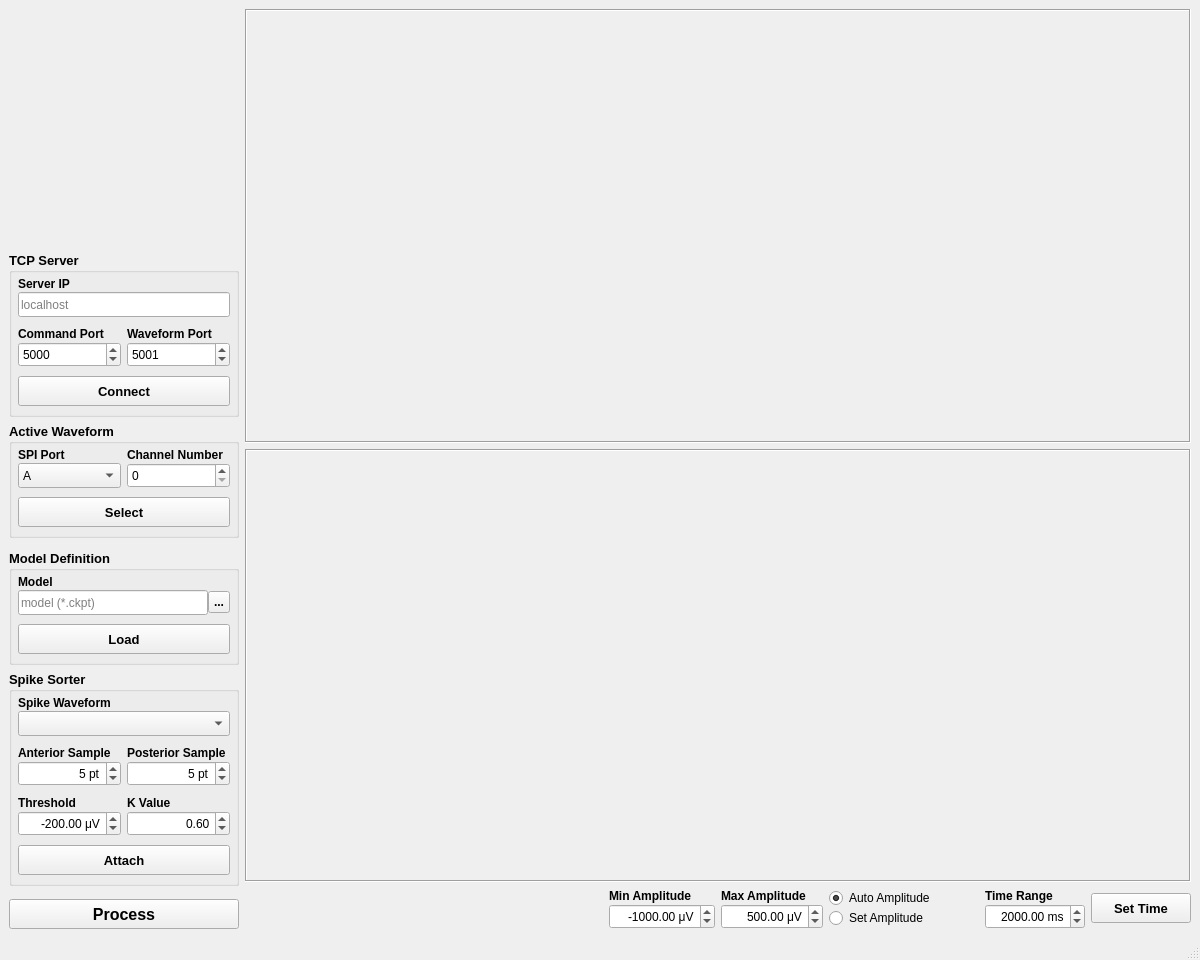
<?xml version="1.0" encoding="UTF-8"?>
<ui version="4.0">
 <class>ParusRtpWindow</class>
 <widget class="QMainWindow" name="ParusRtpWindow">
  <property name="geometry">
   <rect>
    <x>0</x>
    <y>0</y>
    <width>1200</width>
    <height>960</height>
   </rect>
  </property>
  <property name="minimumSize">
   <size>
    <width>1200</width>
    <height>960</height>
   </size>
  </property>
  <property name="windowTitle">
   <string>Parus - Realtime Spike Sorting</string>
  </property>
  <widget class="QWidget" name="centralWidget">
   <layout class="QHBoxLayout" name="centralLayout" stretch="0,1">
    <item>
     <layout class="QVBoxLayout" name="ctrlLayout">
      <item>
       <widget class="QFrame" name="logoFrame">
        <property name="sizePolicy">
         <sizepolicy hsizetype="Preferred" vsizetype="Preferred">
          <horstretch>1</horstretch>
          <verstretch>1</verstretch>
         </sizepolicy>
        </property>
        <property name="minimumSize">
         <size>
          <width>230</width>
          <height>230</height>
         </size>
        </property>
        <property name="maximumSize">
         <size>
          <width>230</width>
          <height>230</height>
         </size>
        </property>
        <property name="frameShape">
         <enum>QFrame::Shape::NoFrame</enum>
        </property>
        <property name="frameShadow">
         <enum>QFrame::Shadow::Plain</enum>
        </property>
        <layout class="QVBoxLayout" name="logoLayout"/>
       </widget>
      </item>
      <item>
       <spacer name="ctrlUpSpacer">
        <property name="orientation">
         <enum>Qt::Orientation::Vertical</enum>
        </property>
        <property name="sizeHint" stdset="0">
         <size>
          <width>20</width>
          <height>40</height>
         </size>
        </property>
       </spacer>
      </item>
      <item>
       <widget class="QGroupBox" name="svrGroup">
        <property name="minimumSize">
         <size>
          <width>125</width>
          <height>165</height>
         </size>
        </property>
        <property name="maximumSize">
         <size>
          <width>16777215</width>
          <height>165</height>
         </size>
        </property>
        <property name="font">
         <font>
          <pointsize>10</pointsize>
          <bold>true</bold>
         </font>
        </property>
        <property name="title">
         <string>TCP Server</string>
        </property>
        <layout class="QVBoxLayout" name="svrGroupLayout">
         <property name="leftMargin">
          <number>6</number>
         </property>
         <property name="topMargin">
          <number>0</number>
         </property>
         <property name="rightMargin">
          <number>6</number>
         </property>
         <property name="bottomMargin">
          <number>3</number>
         </property>
         <item>
          <layout class="QVBoxLayout" name="ipLayout">
           <property name="spacing">
            <number>0</number>
           </property>
           <item>
            <widget class="QLabel" name="ipLabel">
             <property name="minimumSize">
              <size>
               <width>100</width>
               <height>16</height>
              </size>
             </property>
             <property name="maximumSize">
              <size>
               <width>16777215</width>
               <height>16</height>
              </size>
             </property>
             <property name="font">
              <font>
               <pointsize>9</pointsize>
               <bold>true</bold>
              </font>
             </property>
             <property name="text">
              <string>Server IP</string>
             </property>
            </widget>
           </item>
           <item>
            <widget class="QLineEdit" name="ipLine">
             <property name="minimumSize">
              <size>
               <width>100</width>
               <height>25</height>
              </size>
             </property>
             <property name="maximumSize">
              <size>
               <width>16777215</width>
               <height>25</height>
              </size>
             </property>
             <property name="font">
              <font>
               <pointsize>9</pointsize>
               <bold>false</bold>
              </font>
             </property>
             <property name="placeholderText">
              <string>localhost</string>
             </property>
            </widget>
           </item>
          </layout>
         </item>
         <item>
          <layout class="QHBoxLayout" name="svrPortLayout">
           <item>
            <layout class="QVBoxLayout" name="portCmdLayout">
             <property name="spacing">
              <number>0</number>
             </property>
             <item>
              <widget class="QLabel" name="portCmdLabel">
               <property name="minimumSize">
                <size>
                 <width>100</width>
                 <height>16</height>
                </size>
               </property>
               <property name="maximumSize">
                <size>
                 <width>16777215</width>
                 <height>16</height>
                </size>
               </property>
               <property name="font">
                <font>
                 <pointsize>9</pointsize>
                 <bold>true</bold>
                </font>
               </property>
               <property name="text">
                <string>Command Port</string>
               </property>
              </widget>
             </item>
             <item>
              <widget class="QSpinBox" name="portCmdSpinbox">
               <property name="minimumSize">
                <size>
                 <width>100</width>
                 <height>25</height>
                </size>
               </property>
               <property name="maximumSize">
                <size>
                 <width>16777215</width>
                 <height>25</height>
                </size>
               </property>
               <property name="font">
                <font>
                 <pointsize>9</pointsize>
                 <bold>false</bold>
                </font>
               </property>
               <property name="maximum">
                <number>65535</number>
               </property>
               <property name="value">
                <number>5000</number>
               </property>
              </widget>
             </item>
            </layout>
           </item>
           <item>
            <layout class="QVBoxLayout" name="portWfmLayout">
             <property name="spacing">
              <number>0</number>
             </property>
             <item>
              <widget class="QLabel" name="portWfmLabel">
               <property name="minimumSize">
                <size>
                 <width>100</width>
                 <height>16</height>
                </size>
               </property>
               <property name="maximumSize">
                <size>
                 <width>16777215</width>
                 <height>16</height>
                </size>
               </property>
               <property name="font">
                <font>
                 <pointsize>9</pointsize>
                 <bold>true</bold>
                </font>
               </property>
               <property name="text">
                <string>Waveform Port</string>
               </property>
              </widget>
             </item>
             <item>
              <widget class="QSpinBox" name="portWfmSpinbox">
               <property name="minimumSize">
                <size>
                 <width>100</width>
                 <height>25</height>
                </size>
               </property>
               <property name="maximumSize">
                <size>
                 <width>16777215</width>
                 <height>25</height>
                </size>
               </property>
               <property name="font">
                <font>
                 <pointsize>9</pointsize>
                 <bold>false</bold>
                </font>
               </property>
               <property name="maximum">
                <number>65535</number>
               </property>
               <property name="value">
                <number>5001</number>
               </property>
              </widget>
             </item>
            </layout>
           </item>
          </layout>
         </item>
         <item>
          <widget class="QPushButton" name="svrConnectButton">
           <property name="minimumSize">
            <size>
             <width>100</width>
             <height>30</height>
            </size>
           </property>
           <property name="maximumSize">
            <size>
             <width>16777215</width>
             <height>30</height>
            </size>
           </property>
           <property name="text">
            <string>Connect</string>
           </property>
          </widget>
         </item>
        </layout>
       </widget>
      </item>
      <item>
       <widget class="QGroupBox" name="wfmGroup">
        <property name="minimumSize">
         <size>
          <width>125</width>
          <height>115</height>
         </size>
        </property>
        <property name="maximumSize">
         <size>
          <width>16777215</width>
          <height>115</height>
         </size>
        </property>
        <property name="font">
         <font>
          <pointsize>10</pointsize>
          <bold>true</bold>
         </font>
        </property>
        <property name="title">
         <string>Active Waveform</string>
        </property>
        <layout class="QVBoxLayout" name="wfmGroupLayout">
         <property name="leftMargin">
          <number>6</number>
         </property>
         <property name="topMargin">
          <number>0</number>
         </property>
         <property name="rightMargin">
          <number>6</number>
         </property>
         <property name="bottomMargin">
          <number>3</number>
         </property>
         <item>
          <layout class="QHBoxLayout" name="chStrLayout">
           <item>
            <layout class="QVBoxLayout" name="spiLayout">
             <property name="spacing">
              <number>0</number>
             </property>
             <item>
              <widget class="QLabel" name="spiLabel">
               <property name="minimumSize">
                <size>
                 <width>100</width>
                 <height>16</height>
                </size>
               </property>
               <property name="maximumSize">
                <size>
                 <width>16777215</width>
                 <height>16</height>
                </size>
               </property>
               <property name="font">
                <font>
                 <pointsize>9</pointsize>
                 <bold>true</bold>
                </font>
               </property>
               <property name="text">
                <string>SPI Port</string>
               </property>
              </widget>
             </item>
             <item>
              <widget class="QComboBox" name="spiCombo">
               <property name="minimumSize">
                <size>
                 <width>100</width>
                 <height>25</height>
                </size>
               </property>
               <property name="maximumSize">
                <size>
                 <width>16777215</width>
                 <height>25</height>
                </size>
               </property>
               <property name="font">
                <font>
                 <pointsize>9</pointsize>
                 <bold>false</bold>
                </font>
               </property>
               <item>
                <property name="text">
                 <string>A</string>
                </property>
               </item>
               <item>
                <property name="text">
                 <string>B</string>
                </property>
               </item>
               <item>
                <property name="text">
                 <string>C</string>
                </property>
               </item>
               <item>
                <property name="text">
                 <string>D</string>
                </property>
               </item>
              </widget>
             </item>
            </layout>
           </item>
           <item>
            <layout class="QVBoxLayout" name="chLayout">
             <property name="spacing">
              <number>0</number>
             </property>
             <item>
              <widget class="QLabel" name="chLabel">
               <property name="minimumSize">
                <size>
                 <width>100</width>
                 <height>16</height>
                </size>
               </property>
               <property name="maximumSize">
                <size>
                 <width>16777215</width>
                 <height>16</height>
                </size>
               </property>
               <property name="font">
                <font>
                 <pointsize>9</pointsize>
                 <bold>true</bold>
                </font>
               </property>
               <property name="text">
                <string>Channel Number</string>
               </property>
              </widget>
             </item>
             <item>
              <widget class="QSpinBox" name="chSpinbox">
               <property name="minimumSize">
                <size>
                 <width>100</width>
                 <height>25</height>
                </size>
               </property>
               <property name="maximumSize">
                <size>
                 <width>16777215</width>
                 <height>25</height>
                </size>
               </property>
               <property name="font">
                <font>
                 <pointsize>9</pointsize>
                 <bold>false</bold>
                </font>
               </property>
               <property name="maximum">
                <number>127</number>
               </property>
               <property name="value">
                <number>0</number>
               </property>
              </widget>
             </item>
            </layout>
           </item>
          </layout>
         </item>
         <item>
          <widget class="QPushButton" name="wfmSelectButton">
           <property name="minimumSize">
            <size>
             <width>100</width>
             <height>30</height>
            </size>
           </property>
           <property name="maximumSize">
            <size>
             <width>16777215</width>
             <height>30</height>
            </size>
           </property>
           <property name="toolTip">
            <string>Connect to server first to enable channel selection</string>
           </property>
           <property name="text">
            <string>Select</string>
           </property>
          </widget>
         </item>
        </layout>
       </widget>
      </item>
      <item>
       <spacer name="ctrlMiSpacer">
        <property name="orientation">
         <enum>Qt::Orientation::Vertical</enum>
        </property>
        <property name="sizeHint" stdset="0">
         <size>
          <width>20</width>
          <height>40</height>
         </size>
        </property>
       </spacer>
      </item>
      <item>
       <widget class="QGroupBox" name="modGroup">
        <property name="minimumSize">
         <size>
          <width>125</width>
          <height>115</height>
         </size>
        </property>
        <property name="maximumSize">
         <size>
          <width>16777215</width>
          <height>115</height>
         </size>
        </property>
        <property name="font">
         <font>
          <pointsize>10</pointsize>
          <bold>true</bold>
         </font>
        </property>
        <property name="title">
         <string>Model Definition</string>
        </property>
        <layout class="QVBoxLayout" name="modGroupLayout">
         <property name="leftMargin">
          <number>6</number>
         </property>
         <property name="topMargin">
          <number>0</number>
         </property>
         <property name="rightMargin">
          <number>6</number>
         </property>
         <property name="bottomMargin">
          <number>3</number>
         </property>
         <item>
          <layout class="QVBoxLayout" name="modelLayout">
           <property name="spacing">
            <number>0</number>
           </property>
           <item>
            <widget class="QLabel" name="modelLabel">
             <property name="minimumSize">
              <size>
               <width>100</width>
               <height>16</height>
              </size>
             </property>
             <property name="maximumSize">
              <size>
               <width>16777215</width>
               <height>16</height>
              </size>
             </property>
             <property name="font">
              <font>
               <pointsize>9</pointsize>
               <bold>true</bold>
              </font>
             </property>
             <property name="text">
              <string>Model</string>
             </property>
            </widget>
           </item>
           <item>
            <layout class="QHBoxLayout" name="ckptLayout">
             <item>
              <widget class="QLineEdit" name="modelPath">
               <property name="minimumSize">
                <size>
                 <width>100</width>
                 <height>25</height>
                </size>
               </property>
               <property name="maximumSize">
                <size>
                 <width>16777215</width>
                 <height>25</height>
                </size>
               </property>
               <property name="font">
                <font>
                 <pointsize>9</pointsize>
                 <bold>false</bold>
                </font>
               </property>
               <property name="placeholderText">
                <string>model (*.ckpt)</string>
               </property>
              </widget>
             </item>
             <item>
              <widget class="QToolButton" name="modelSelect">
               <property name="minimumSize">
                <size>
                 <width>22</width>
                 <height>22</height>
                </size>
               </property>
               <property name="maximumSize">
                <size>
                 <width>22</width>
                 <height>22</height>
                </size>
               </property>
               <property name="font">
                <font>
                 <pointsize>9</pointsize>
                 <bold>true</bold>
                </font>
               </property>
               <property name="text">
                <string>...</string>
               </property>
              </widget>
             </item>
            </layout>
           </item>
          </layout>
         </item>
         <item>
          <widget class="QPushButton" name="modLoadButton">
           <property name="minimumSize">
            <size>
             <width>100</width>
             <height>30</height>
            </size>
           </property>
           <property name="maximumSize">
            <size>
             <width>16777215</width>
             <height>30</height>
            </size>
           </property>
           <property name="text">
            <string>Load</string>
           </property>
          </widget>
         </item>
        </layout>
       </widget>
      </item>
      <item>
       <widget class="QGroupBox" name="srtGroup">
        <property name="minimumSize">
         <size>
          <width>125</width>
          <height>215</height>
         </size>
        </property>
        <property name="maximumSize">
         <size>
          <width>16777215</width>
          <height>215</height>
         </size>
        </property>
        <property name="font">
         <font>
          <pointsize>10</pointsize>
          <bold>true</bold>
         </font>
        </property>
        <property name="title">
         <string>Spike Sorter</string>
        </property>
        <layout class="QVBoxLayout" name="srtGroupLayout">
         <property name="leftMargin">
          <number>6</number>
         </property>
         <property name="topMargin">
          <number>0</number>
         </property>
         <property name="rightMargin">
          <number>6</number>
         </property>
         <property name="bottomMargin">
          <number>3</number>
         </property>
         <item>
          <layout class="QVBoxLayout" name="srtWfmLayout">
           <property name="spacing">
            <number>0</number>
           </property>
           <item>
            <widget class="QLabel" name="srtWfmLabel">
             <property name="minimumSize">
              <size>
               <width>100</width>
               <height>16</height>
              </size>
             </property>
             <property name="maximumSize">
              <size>
               <width>16777215</width>
               <height>16</height>
              </size>
             </property>
             <property name="font">
              <font>
               <pointsize>9</pointsize>
               <bold>true</bold>
              </font>
             </property>
             <property name="text">
              <string>Spike Waveform</string>
             </property>
            </widget>
           </item>
           <item>
            <widget class="QComboBox" name="srtWfmCombo">
             <property name="minimumSize">
              <size>
               <width>100</width>
               <height>25</height>
              </size>
             </property>
             <property name="maximumSize">
              <size>
               <width>16777215</width>
               <height>25</height>
              </size>
             </property>
             <property name="font">
              <font>
               <pointsize>9</pointsize>
               <bold>false</bold>
              </font>
             </property>
            </widget>
           </item>
          </layout>
         </item>
         <item>
          <layout class="QHBoxLayout" name="srtSmpLayout">
           <item>
            <layout class="QVBoxLayout" name="smpAntLayout">
             <property name="spacing">
              <number>0</number>
             </property>
             <item>
              <widget class="QLabel" name="smpAntLabel">
               <property name="minimumSize">
                <size>
                 <width>100</width>
                 <height>16</height>
                </size>
               </property>
               <property name="maximumSize">
                <size>
                 <width>16777215</width>
                 <height>16</height>
                </size>
               </property>
               <property name="font">
                <font>
                 <pointsize>9</pointsize>
                 <bold>true</bold>
                </font>
               </property>
               <property name="text">
                <string>Anterior Sample</string>
               </property>
              </widget>
             </item>
             <item>
              <widget class="QSpinBox" name="smpAntSpinbox">
               <property name="minimumSize">
                <size>
                 <width>100</width>
                 <height>25</height>
                </size>
               </property>
               <property name="maximumSize">
                <size>
                 <width>16777215</width>
                 <height>25</height>
                </size>
               </property>
               <property name="font">
                <font>
                 <pointsize>9</pointsize>
                 <bold>false</bold>
                </font>
               </property>
               <property name="alignment">
                <set>Qt::AlignmentFlag::AlignRight|Qt::AlignmentFlag::AlignTrailing|Qt::AlignmentFlag::AlignVCenter</set>
               </property>
               <property name="suffix">
                <string> pt</string>
               </property>
               <property name="minimum">
                <number>1</number>
               </property>
               <property name="maximum">
                <number>100</number>
               </property>
               <property name="value">
                <number>5</number>
               </property>
              </widget>
             </item>
            </layout>
           </item>
           <item>
            <layout class="QVBoxLayout" name="smpPstLayout">
             <property name="spacing">
              <number>0</number>
             </property>
             <item>
              <widget class="QLabel" name="smpPstLabel">
               <property name="minimumSize">
                <size>
                 <width>100</width>
                 <height>16</height>
                </size>
               </property>
               <property name="maximumSize">
                <size>
                 <width>16777215</width>
                 <height>16</height>
                </size>
               </property>
               <property name="font">
                <font>
                 <pointsize>9</pointsize>
                 <bold>true</bold>
                </font>
               </property>
               <property name="text">
                <string>Posterior Sample</string>
               </property>
              </widget>
             </item>
             <item>
              <widget class="QSpinBox" name="smpPstSpinbox">
               <property name="minimumSize">
                <size>
                 <width>100</width>
                 <height>25</height>
                </size>
               </property>
               <property name="maximumSize">
                <size>
                 <width>16777215</width>
                 <height>25</height>
                </size>
               </property>
               <property name="font">
                <font>
                 <pointsize>9</pointsize>
                 <bold>false</bold>
                </font>
               </property>
               <property name="alignment">
                <set>Qt::AlignmentFlag::AlignRight|Qt::AlignmentFlag::AlignTrailing|Qt::AlignmentFlag::AlignVCenter</set>
               </property>
               <property name="suffix">
                <string> pt</string>
               </property>
               <property name="minimum">
                <number>1</number>
               </property>
               <property name="maximum">
                <number>100</number>
               </property>
               <property name="value">
                <number>5</number>
               </property>
              </widget>
             </item>
            </layout>
           </item>
          </layout>
         </item>
         <item>
          <layout class="QHBoxLayout" name="srtSpkLayout">
           <item>
            <layout class="QVBoxLayout" name="spkThsLayout">
             <property name="spacing">
              <number>0</number>
             </property>
             <item>
              <widget class="QLabel" name="spkThsAntLabel">
               <property name="minimumSize">
                <size>
                 <width>100</width>
                 <height>16</height>
                </size>
               </property>
               <property name="maximumSize">
                <size>
                 <width>16777215</width>
                 <height>16</height>
                </size>
               </property>
               <property name="font">
                <font>
                 <pointsize>9</pointsize>
                 <bold>true</bold>
                </font>
               </property>
               <property name="text">
                <string>Threshold</string>
               </property>
              </widget>
             </item>
             <item>
              <widget class="QDoubleSpinBox" name="spkThsSpinbox">
               <property name="minimumSize">
                <size>
                 <width>100</width>
                 <height>25</height>
                </size>
               </property>
               <property name="maximumSize">
                <size>
                 <width>16777215</width>
                 <height>25</height>
                </size>
               </property>
               <property name="font">
                <font>
                 <pointsize>9</pointsize>
                 <bold>false</bold>
                </font>
               </property>
               <property name="alignment">
                <set>Qt::AlignmentFlag::AlignRight|Qt::AlignmentFlag::AlignTrailing|Qt::AlignmentFlag::AlignVCenter</set>
               </property>
               <property name="suffix">
                <string> μV</string>
               </property>
               <property name="minimum">
                <double>-65535.000000000000000</double>
               </property>
               <property name="maximum">
                <double>0.000000000000000</double>
               </property>
               <property name="value">
                <double>-200.000000000000000</double>
               </property>
              </widget>
             </item>
            </layout>
           </item>
           <item>
            <layout class="QVBoxLayout" name="spkKvlLayout">
             <property name="spacing">
              <number>0</number>
             </property>
             <item>
              <widget class="QLabel" name="spkKvlLabel">
               <property name="minimumSize">
                <size>
                 <width>100</width>
                 <height>16</height>
                </size>
               </property>
               <property name="maximumSize">
                <size>
                 <width>16777215</width>
                 <height>16</height>
                </size>
               </property>
               <property name="font">
                <font>
                 <pointsize>9</pointsize>
                 <bold>true</bold>
                </font>
               </property>
               <property name="text">
                <string>K Value</string>
               </property>
              </widget>
             </item>
             <item>
              <widget class="QDoubleSpinBox" name="spkKvlSpinbox">
               <property name="minimumSize">
                <size>
                 <width>100</width>
                 <height>25</height>
                </size>
               </property>
               <property name="maximumSize">
                <size>
                 <width>16777215</width>
                 <height>25</height>
                </size>
               </property>
               <property name="font">
                <font>
                 <pointsize>9</pointsize>
                 <bold>false</bold>
                </font>
               </property>
               <property name="alignment">
                <set>Qt::AlignmentFlag::AlignRight|Qt::AlignmentFlag::AlignTrailing|Qt::AlignmentFlag::AlignVCenter</set>
               </property>
               <property name="maximum">
                <double>1.000000000000000</double>
               </property>
               <property name="singleStep">
                <double>0.100000000000000</double>
               </property>
               <property name="value">
                <double>0.600000000000000</double>
               </property>
              </widget>
             </item>
            </layout>
           </item>
          </layout>
         </item>
         <item>
          <widget class="QPushButton" name="srtAttachButton">
           <property name="minimumSize">
            <size>
             <width>100</width>
             <height>30</height>
            </size>
           </property>
           <property name="maximumSize">
            <size>
             <width>16777215</width>
             <height>30</height>
            </size>
           </property>
           <property name="toolTip">
            <string>Start data process to attach spike sorter</string>
           </property>
           <property name="text">
            <string>Attach</string>
           </property>
          </widget>
         </item>
        </layout>
       </widget>
      </item>
      <item>
       <spacer name="ctrlLoSpacer">
        <property name="orientation">
         <enum>Qt::Orientation::Vertical</enum>
        </property>
        <property name="sizeHint" stdset="0">
         <size>
          <width>20</width>
          <height>40</height>
         </size>
        </property>
       </spacer>
      </item>
      <item>
       <widget class="QPushButton" name="initProcButton">
        <property name="minimumSize">
         <size>
          <width>100</width>
          <height>30</height>
         </size>
        </property>
        <property name="maximumSize">
         <size>
          <width>16777215</width>
          <height>30</height>
         </size>
        </property>
        <property name="font">
         <font>
          <pointsize>12</pointsize>
          <bold>true</bold>
         </font>
        </property>
        <property name="toolTip">
         <string>Data streaming required for data process
Model need to be loaded for data process</string>
        </property>
        <property name="text">
         <string>Process</string>
        </property>
       </widget>
      </item>
     </layout>
    </item>
    <item>
     <layout class="QVBoxLayout" name="pltLayout" stretch="1,1,0">
      <item>
       <widget class="QFrame" name="rawFrame">
        <property name="minimumSize">
         <size>
          <width>800</width>
          <height>300</height>
         </size>
        </property>
        <property name="frameShape">
         <enum>QFrame::Shape::Box</enum>
        </property>
        <property name="frameShadow">
         <enum>QFrame::Shadow::Sunken</enum>
        </property>
        <layout class="QVBoxLayout" name="rawFrameLayout">
         <property name="spacing">
          <number>0</number>
         </property>
         <property name="leftMargin">
          <number>0</number>
         </property>
         <property name="topMargin">
          <number>0</number>
         </property>
         <property name="rightMargin">
          <number>0</number>
         </property>
         <property name="bottomMargin">
          <number>0</number>
         </property>
        </layout>
       </widget>
      </item>
      <item>
       <widget class="QFrame" name="spkFrame">
        <property name="minimumSize">
         <size>
          <width>800</width>
          <height>300</height>
         </size>
        </property>
        <property name="frameShape">
         <enum>QFrame::Shape::Box</enum>
        </property>
        <property name="frameShadow">
         <enum>QFrame::Shadow::Sunken</enum>
        </property>
        <layout class="QVBoxLayout" name="spkFrameLayout">
         <property name="spacing">
          <number>0</number>
         </property>
         <property name="leftMargin">
          <number>0</number>
         </property>
         <property name="topMargin">
          <number>0</number>
         </property>
         <property name="rightMargin">
          <number>0</number>
         </property>
         <property name="bottomMargin">
          <number>0</number>
         </property>
        </layout>
       </widget>
      </item>
      <item>
       <layout class="QHBoxLayout" name="pltCtrlLayout" stretch="1,0,0,0,0,0,0">
        <item>
         <spacer name="pltLSpacer">
          <property name="orientation">
           <enum>Qt::Orientation::Horizontal</enum>
          </property>
          <property name="sizeHint" stdset="0">
           <size>
            <width>80</width>
            <height>20</height>
           </size>
          </property>
         </spacer>
        </item>
        <item>
         <layout class="QVBoxLayout" name="yMinLayout">
          <property name="spacing">
           <number>0</number>
          </property>
          <item>
           <widget class="QLabel" name="yMinLabel">
            <property name="minimumSize">
             <size>
              <width>100</width>
              <height>16</height>
             </size>
            </property>
            <property name="maximumSize">
             <size>
              <width>16777215</width>
              <height>16</height>
             </size>
            </property>
            <property name="font">
             <font>
              <pointsize>9</pointsize>
              <bold>true</bold>
             </font>
            </property>
            <property name="text">
             <string>Min Amplitude</string>
            </property>
           </widget>
          </item>
          <item>
           <widget class="QDoubleSpinBox" name="yMinSpinbox">
            <property name="minimumSize">
             <size>
              <width>100</width>
              <height>25</height>
             </size>
            </property>
            <property name="maximumSize">
             <size>
              <width>16777215</width>
              <height>25</height>
             </size>
            </property>
            <property name="font">
             <font>
              <pointsize>9</pointsize>
              <bold>false</bold>
             </font>
            </property>
            <property name="alignment">
             <set>Qt::AlignmentFlag::AlignRight|Qt::AlignmentFlag::AlignTrailing|Qt::AlignmentFlag::AlignVCenter</set>
            </property>
            <property name="suffix">
             <string> μV</string>
            </property>
            <property name="minimum">
             <double>-1000000.000000000000000</double>
            </property>
            <property name="maximum">
             <double>0.000000000000000</double>
            </property>
            <property name="value">
             <double>-1000.000000000000000</double>
            </property>
           </widget>
          </item>
         </layout>
        </item>
        <item>
         <layout class="QVBoxLayout" name="yMaxLayout">
          <property name="spacing">
           <number>0</number>
          </property>
          <item>
           <widget class="QLabel" name="yMaxLabel">
            <property name="minimumSize">
             <size>
              <width>100</width>
              <height>16</height>
             </size>
            </property>
            <property name="maximumSize">
             <size>
              <width>16777215</width>
              <height>16</height>
             </size>
            </property>
            <property name="font">
             <font>
              <pointsize>9</pointsize>
              <bold>true</bold>
             </font>
            </property>
            <property name="text">
             <string>Max Amplitude</string>
            </property>
           </widget>
          </item>
          <item>
           <widget class="QDoubleSpinBox" name="yMaxSpinbox">
            <property name="minimumSize">
             <size>
              <width>100</width>
              <height>25</height>
             </size>
            </property>
            <property name="maximumSize">
             <size>
              <width>16777215</width>
              <height>25</height>
             </size>
            </property>
            <property name="font">
             <font>
              <pointsize>9</pointsize>
              <bold>false</bold>
             </font>
            </property>
            <property name="alignment">
             <set>Qt::AlignmentFlag::AlignRight|Qt::AlignmentFlag::AlignTrailing|Qt::AlignmentFlag::AlignVCenter</set>
            </property>
            <property name="suffix">
             <string> μV</string>
            </property>
            <property name="minimum">
             <double>0.000000000000000</double>
            </property>
            <property name="maximum">
             <double>1000000.000000000000000</double>
            </property>
            <property name="value">
             <double>500.000000000000000</double>
            </property>
           </widget>
          </item>
         </layout>
        </item>
        <item>
         <layout class="QVBoxLayout" name="ampButtonLayout">
          <property name="spacing">
           <number>0</number>
          </property>
          <item>
           <widget class="QRadioButton" name="autoAmpButton">
            <property name="minimumSize">
             <size>
              <width>110</width>
              <height>20</height>
             </size>
            </property>
            <property name="maximumSize">
             <size>
              <width>110</width>
              <height>20</height>
             </size>
            </property>
            <property name="text">
             <string>Auto Amplitude</string>
            </property>
            <property name="checked">
             <bool>true</bool>
            </property>
            <attribute name="buttonGroup">
             <string notr="true">ampButtonGroup</string>
            </attribute>
           </widget>
          </item>
          <item>
           <widget class="QRadioButton" name="setAmpButton">
            <property name="minimumSize">
             <size>
              <width>110</width>
              <height>20</height>
             </size>
            </property>
            <property name="maximumSize">
             <size>
              <width>110</width>
              <height>20</height>
             </size>
            </property>
            <property name="text">
             <string>Set Amplitude</string>
            </property>
            <attribute name="buttonGroup">
             <string notr="true">ampButtonGroup</string>
            </attribute>
           </widget>
          </item>
         </layout>
        </item>
        <item>
         <spacer name="pltRSpacer">
          <property name="orientation">
           <enum>Qt::Orientation::Horizontal</enum>
          </property>
          <property name="sizeHint" stdset="0">
           <size>
            <width>40</width>
            <height>20</height>
           </size>
          </property>
         </spacer>
        </item>
        <item>
         <layout class="QVBoxLayout" name="xRngLayout">
          <property name="spacing">
           <number>0</number>
          </property>
          <item>
           <widget class="QLabel" name="xRngLabel">
            <property name="minimumSize">
             <size>
              <width>100</width>
              <height>16</height>
             </size>
            </property>
            <property name="maximumSize">
             <size>
              <width>16777215</width>
              <height>16</height>
             </size>
            </property>
            <property name="font">
             <font>
              <pointsize>9</pointsize>
              <bold>true</bold>
             </font>
            </property>
            <property name="text">
             <string>Time Range</string>
            </property>
           </widget>
          </item>
          <item>
           <widget class="QDoubleSpinBox" name="xRngSpinbox">
            <property name="minimumSize">
             <size>
              <width>100</width>
              <height>25</height>
             </size>
            </property>
            <property name="maximumSize">
             <size>
              <width>16777215</width>
              <height>25</height>
             </size>
            </property>
            <property name="font">
             <font>
              <pointsize>9</pointsize>
              <bold>false</bold>
             </font>
            </property>
            <property name="alignment">
             <set>Qt::AlignmentFlag::AlignRight|Qt::AlignmentFlag::AlignTrailing|Qt::AlignmentFlag::AlignVCenter</set>
            </property>
            <property name="suffix">
             <string> ms</string>
            </property>
            <property name="minimum">
             <double>100.000000000000000</double>
            </property>
            <property name="maximum">
             <double>10000.000000000000000</double>
            </property>
            <property name="value">
             <double>2000.000000000000000</double>
            </property>
           </widget>
          </item>
         </layout>
        </item>
        <item>
         <widget class="QPushButton" name="setRngButton">
          <property name="minimumSize">
           <size>
            <width>100</width>
            <height>30</height>
           </size>
          </property>
          <property name="maximumSize">
           <size>
            <width>16777215</width>
            <height>30</height>
           </size>
          </property>
          <property name="font">
           <font>
            <pointsize>10</pointsize>
            <bold>true</bold>
           </font>
          </property>
          <property name="text">
           <string>Set Time</string>
          </property>
         </widget>
        </item>
       </layout>
      </item>
     </layout>
    </item>
   </layout>
  </widget>
  <widget class="QStatusBar" name="statBar"/>
 </widget>
 <resources/>
 <connections/>
 <buttongroups>
  <buttongroup name="ampButtonGroup"/>
 </buttongroups>
</ui>
